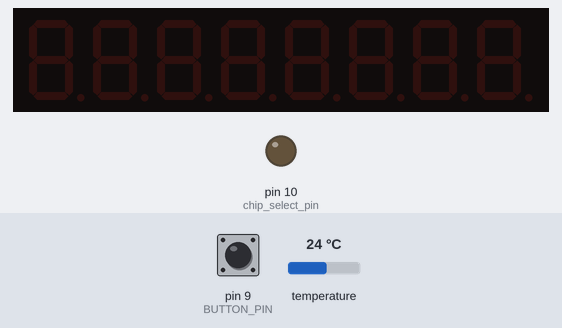
A sketch run on a simulated Arduino Uno, built with avr-gcc and run on an emulated ATmega328P. On the bench: 8-digit seven-segment display, output pins drawn as LEDs (lit = HIGH). Wiring (inferred from the names in the program): DS3231 clock at I2C address 0x68. The test bench sets the inputs (shaded band); at power-on: pin 9 (BUTTON_PIN) HIGH, temperature 24 °C. The local clock reads 2024-03-15 10:24:30 at power-on unless the sketch sets it; storage starts empty; what the sketch prints to the serial monitor is not drawn.

Above: at 1.2 s.
1.3 s: pin 9 (BUTTON_PIN) pulled LOW for 0.15 s
At 1.37 s:
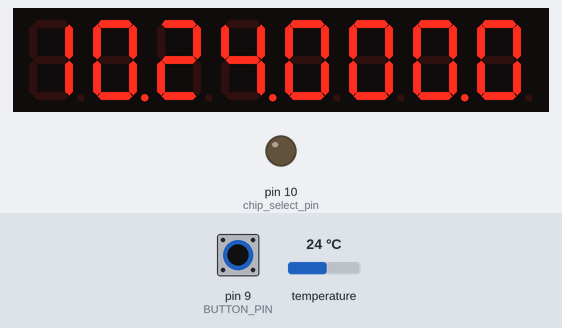
2.9 s: pin 9 (BUTTON_PIN) pulled LOW for 3.2 s
Timing chart, 0 to 5.9 s (numbered marks = the images above; inputs shaded):
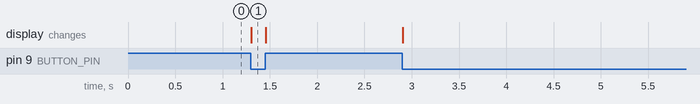

Measured:
- after the input at 1.3 s, the display: changes at once (image 1)

The sketch:

temperatureSensor_sensor_SDCard.ino
```cpp
#include <LedControl.h>

#include <DS3231M.h>
#include <SD.h>
#include <Wire.h>
#include <SPI.h>
#include "lowPower.h"

File data_file;
DS3231M_Class DS3231M;
LedControl lc = LedControl(7,6,5,1);
unsigned long delaytime=500;

const int lm35_pin = A0;
const int BUTTON_PIN = 9;
int currentState;
float temperature = 0;
unsigned long myTime;
int chip_select_pin = 10;     //pin 53 for arduino mega 2560
const uint8_t  SPRINTF_BUFFER_SIZE{32};
uint8_t secs;
bool canWrite = true;
char name_buffer[SPRINTF_BUFFER_SIZE];


void setup() {
  Serial.println("Starting setup");
  //pinMode(LED_BUILTIN, OUTPUT);
  Serial.begin(115200);

  while (!DS3231M.begin())  // Initialize RTC communications
  {
    Serial.println(F("Unable to find DS3231M. Checking again in 3s."));
    delay(3000);
  }                         // of loop until device is located

  DS3231M.pinSquareWave();  // Make INT/SQW pin toggle at 1Hz
  //DS3231M.adjust();  // Set to library compile Date/Time


  pinMode(BUTTON_PIN, INPUT_PULLUP);
  pinMode(lm35_pin, INPUT);

  pinMode(chip_select_pin, OUTPUT);
  //DateTime       now = DS3231M.now();  // get the current time from device

  if (SD.begin())

  {

    Serial.println("Initialization Successful. Ready to use");

  } else

  {

    Serial.println("Initialization failed. Please insert an SD card.");

    return;

  }

    ///< Temporary buffer for sprintf()
  //sprintf(name_buffer, "%02d-%02d-%04d.txt", now.month(), now.day(), now.year());
  //Serial.println(name_buffer);
  /* The MAX72XX is in power-saving mode on startup, we have to do a wakeup call */
  lc.shutdown(0,true);

  /* Set the brightness to a medium values */
  lc.setIntensity(0,0);

  /* and clear the display */
  lc.clearDisplay(0);

  Serial.println("end of setup");
}


void loop() {


  DateTime       now = DS3231M.now();  // get the current time from device
  currentState = digitalRead(BUTTON_PIN);
  //if (secs == now.second())            // Output if seconds have changed
  if (now.second()%59 == 0)
  {

    if(canWrite)
    {
      lc.shutdown(0,true);

      // Use sprintf() to pretty print the date/time with leading zeros
      char output_buffer[SPRINTF_BUFFER_SIZE];  ///< Temporary buffer for sprintf()
      sprintf(output_buffer, "%04d-%02d-%02d,%02d:%02d:%02d", now.year(), now.month(), now.day(),
              now.hour(), now.minute(), now.second());
      //Serial.println(output_buffer);
      temperature = analogRead(lm35_pin);
      temperature = (((temperature) * 500.0) / 1023.0);
      secs = now.second();  // Set the counter variable

      //Serial.print("Raw Temp:");
      //Serial.println(temperature);


      //Serial.print("Scaled Temp:");
      //Serial.println(temperature);

      //Serial.println(name_buffer);

      data_file = SD.open("TEST.TXT", FILE_WRITE);
      if (data_file) {
        //myTime = millis()/1000;
        data_file.print(output_buffer);
        data_file.print(",");
        data_file.print(temperature);
        data_file.print("\n");
        data_file.close();
        //Serial.println("wrote the temp to the SD card");

      }
      else {

        Serial.println("error opening your SD card file. Try again");

      }
      canWrite = false;


    }

      if(currentState == LOW)
      {
        //Serial.println("Button pressed!");
        lc.shutdown(0,false);
      }
      else
      {
        lc.shutdown(0,true);
      }


    //delay(1000);

  }
  else
  {
    //lc.shutdown(0,false);
    if(currentState == LOW)
      {
        //Serial.println("Button pressed!");

        int temp = temperature;
        int fraction = int((temperature - float(temp)) * 10);
        int ones = temp%10;
        temp = temp/10;
        int tens = temp%10;
        temp = temp/10;
        int hundreds = temp;

        int hour = now.hour();
        int hourOnes = hour%10;
        hour = hour/10;
        int hourTens = hour;

        int minutes = now.minute();
        int minutesOnes = minutes%10;
        minutes = minutes/10;
        int minutesTens = minutes;

        //lc.shutdown(0,false);

        lc.setChar(0,7,char(hourTens),false);
        lc.setChar(0,6,char(hourOnes),true);
        lc.setChar(0,5,char(minutesTens),false);
        lc.setChar(0,4,char(minutesOnes),true);
        lc.setChar(0,3,char(hundreds),false);
        lc.setChar(0,2,char(tens),false);
        lc.setChar(0,1,char(ones),true);
        lc.setChar(0,0,char(fraction),false);

        lc.shutdown(0,false);
      }
      else
      {
        lc.shutdown(0,true);
      }


    //delay(1000);
    //secs = now.second();  // Set the counter variable
    canWrite = true;
  }


  //delay(1000);
  //digitalWrite(LED_BUILTIN, LOW);
  //delay(1000);

}
```
